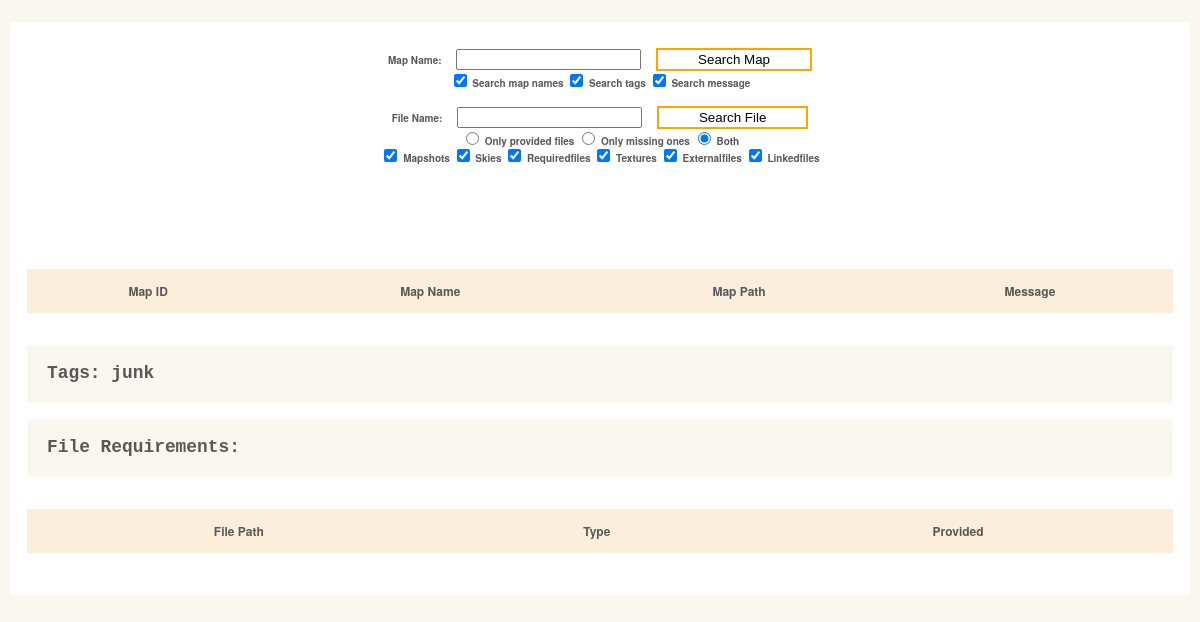
Page /map_detail.php?mapid=854 on the earlier database version.
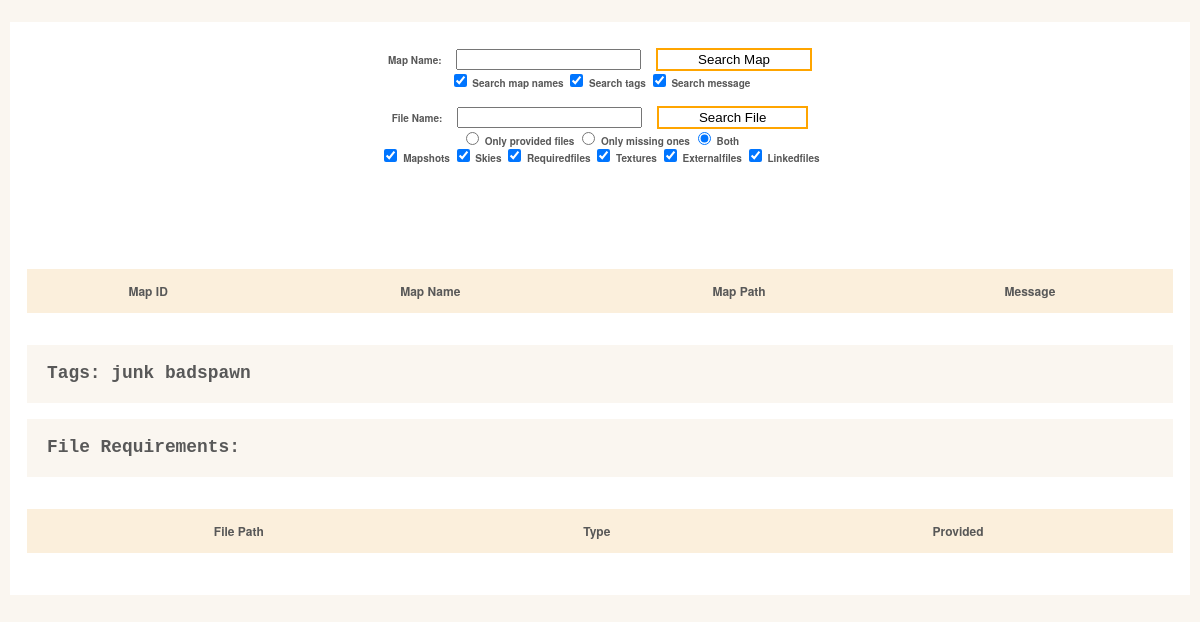
Same page on the later database version.
### tables this page shows
CREATE TABLE tags (
                                    tag_id integer PRIMARY KEY,
                                    map_id integer NOT NULL,
                                    tag_name text NOT NULL,
                                    FOREIGN KEY (map_id) REFERENCES maps (map_id)
                                );

### map_detail.php (the view, shortened to what this page needs)
<head>
    <link rel="stylesheet" type="text/css" href="map_browser.css">
        <?php
$db = new SQLite3("sqlite_mapdata.db");
        ?>
</head>
<body>
    <div id="wrapper">
        <form action="map_browser.php" method="get">
            <label for="mapname">Map Name: </label>
            <input type="text" name="mapname">
            <input type="submit" value="Search Map">
            <br>
            <label><input type="checkbox" name="name" value="1" checked="true"/> Search map names</label>
            <label><input type="checkbox" name="tags" value="1" checked="true"/> Search tags</label>
            <label><input type="checkbox" name="message" value="1" checked="true"/> Search message</label>
        </form>
        <form action="file_browser.php" method="get">
            <label for="mapname">File Name: </label>
            <input type="text" name="mapname">
            <input type="submit" value="Search File">
            <br>
            <label><input type="radio" id="option2" name="provided" value="1"/> Only provided files</label>
            <label><input type="radio" id="option3"name="provided" value="-1"/> Only missing ones</label>
            <label><input type="radio" id="option4" name="provided" value="0" checked="true"/> Both</label>
            <br>
            <label><input type="checkbox" name="mapshot" value="1" checked="true"/> Mapshots</label>
            <label><input type="checkbox" name="sky" value="1" checked="true"/> Skies</label>
            <label><input type="checkbox" name="requiredfile" value="1" checked="true"/> Requiredfiles</label>
            <label><input type="checkbox" name="texture" value="1" checked="true"/> Textures</label>
            <label><input type="checkbox" name="externalfile" value="1" checked="true"/> Externalfiles</label>
            <label><input type="checkbox" name="linkedfile" value="1" checked="true"/> Linkedfiles</label>
        </form>
        <div class="head">
            <h1>
        </div>
        <div id="wrapper">
            <div class="row">
            </div>
        </div>
        <table id="keywords" cellspacing="0" cellpadding="0">
            <thead>
                <tr>
                    <th><span>Map ID</span></th>
                    <th><span>Map Name</span></th>
                    <th><span>Map Path</span></th>
                    <th><span>Message</span></th>
                </tr>
            </thead>
        </table>
        <h2>
            Tags:
            <?php
$tagdata = $db->query("SELECT * FROM tags where map_id = ".$_GET["mapid"].";");
while ($row=$tagdata->fetchArray()) {
    echo $row["tag_name"]." ";
}
            ?>
        </h2>
                <h2>
            File Requirements:
            </h2>
        <table class="sortable maplist_table" id="keywords" cellspacing="0" cellpadding="0">
            <thead>
                <tr>
                    <th class="sorttable_alpha sort"><span>File Path</span></th>
                    <th class="sorttable_alpha"><span>Type</span></th>
                    <th class="sorttable_alpha"><span>Provided</span></th>
                </tr>
            </thead>
        </table>
    </div>
</body>

Differences in the rows shown:
added tags: tag_name "badspawn"
